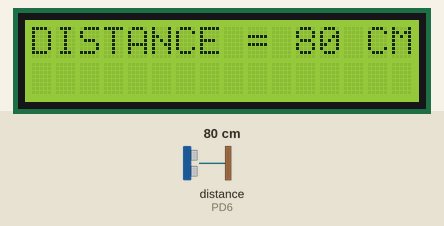
The program below on a simulated ATmega32, built with avr-gcc and emulated at 8 MHz. On the bench: 16×2 character LCD. Wiring (inferred from the names in the program): ultrasonic range finder: trigger PB5; echo PD6; character LCD (HD44780): RS PB0; R/W PB1; E PB2; data PA0, PA1, PA2, PA3, PA4, PA5, PA6, PA7. Inputs (shaded band) come from the test bench; at power-on: distance to the obstacle (sensor on PD6) 80 cm. The echo pulse lasts 58.3 µs per cm.

Above: at 1.2 s.
1.3 s: distance to the obstacle (sensor on PD6) set to 35 cm
At 1.4 s:
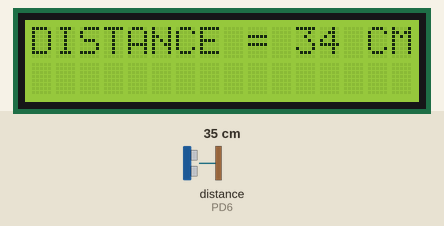
2.8 s: distance to the obstacle (sensor on PD6) set to 2 cm
At 3.6 s:
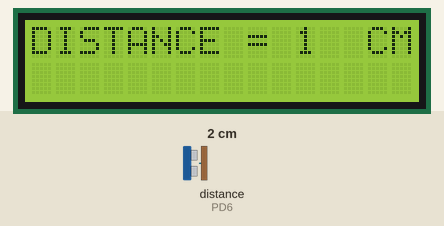
4.3 s: distance to the obstacle (sensor on PD6) set to 4 cm
At 5.8 s:
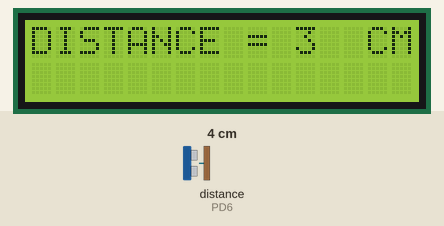
Timing chart, 0 to 7.3 s (numbered marks = the images above; inputs shaded):
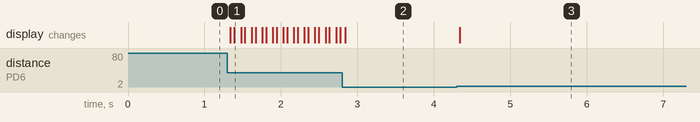

Measured:
- after the input at 1.3 s, the display: first changes at once (image 1 shows a later state)
- after the input at 2.8 s, the display: changes at once (image 2)
- after the input at 4.3 s, the display: changes at once (image 3)

The program:

main.c
```c
/*
 * Mini_Project_4.c
 *
 *  Created on: Oct 13, 2022
 *      Author: Mohamed
 */

#include "lcd.h"
#include "ultrasonic.h"
#include "common_macros.h"
#include <avr/io.h>

int main (void)
{
	register uint16 distance = 0;                /* Register variable for storing the measured distance */
	SET_BIT (SREG, 7);                           /* Set I_Bit */
	LCD_init();                                  /* Initialize LCD */
	Ultrasonic_init();      					 /* Initialize ultrasonic sensor */
	/* Print the fixed message on LCD */
	LCD_moveCursor(0,0);
	LCD_displayString("DISTANCE =    CM");

	for(;;)
	{
		distance = Ultrasonic_readDistance();    /* Read the value from ultrasonic sensor */
		/* Print the value of distance on LCD */
		LCD_moveCursor(0,11);
		if (distance < 10)
		{
		LCD_displayInteger((sint32) distance);
		LCD_sendData(' ');
		LCD_sendData(' ');
		}
		else if (distance < 100)
		{
			LCD_displayInteger((sint32) distance);
			LCD_sendData(' ');
		}
		else
		{
			LCD_displayInteger((sint32) distance);
		}
	}
}
```

icu.c
```c
 /******************************************************************************
 *
 * Module: ICU
 *
 * File Name: icu.c
 *
 * Description: Source file for the AVR ICU driver
 *
 * Author: Mohamed Tarek
 *
 *******************************************************************************/

#include "icu.h"
#include "common_macros.h" /* To use the macros like SET_BIT */
#include <avr/io.h> /* To use ICU/Timer1 Registers */
#include <avr/interrupt.h> /* For ICU ISR */

/*******************************************************************************
 *                           Global Variables                                  *
 *******************************************************************************/

/* Global variables to hold the address of the call back function in the application */
static volatile void (*g_callBackPtr)(void) = NULL_PTR;

/*******************************************************************************
 *                       Interrupt Service Routines                            *
 *******************************************************************************/

ISR(TIMER1_CAPT_vect)
{
	if(g_callBackPtr != NULL_PTR)
	{
		/* Call the Call Back function in the application after the edge is detected */
		(*g_callBackPtr)(); /* another method to call the function using pointer to function g_callBackPtr(); */
	}
}

/*******************************************************************************
 *                      Functions Definitions                                  *
 *******************************************************************************/
/*
 * Description : Function to initialize the ICU driver
 * 	1. Set the required clock.
 * 	2. Set the required edge detection.
 * 	3. Enable the Input Capture Interrupt.
 * 	4. Initialize Timer1 Registers
 */
void Icu_init(const Icu_ConfigType * Config_Ptr)
{
	/* Configure ICP1/PD6 as i/p pin */
	DDRD &= ~(1<<PD6);

	/* Timer1 always operates in Normal Mode */
	TCCR1A = (1<<FOC1A) | (1<<FOC1B);

	/*
	 * insert the required clock value in the first three bits (CS10, CS11 and CS12)
	 * of TCCR1B Register
	 */
	TCCR1B = (TCCR1B & 0xF8) | (Config_Ptr->clock);
	/*
     * insert the required edge type in ICES1 bit in TCCR1B Register
	 */
	TCCR1B = (TCCR1B & 0xBF) | ((Config_Ptr->edge)<<6);

	/* Initial Value for Timer1 */
	TCNT1 = 0;

	/* Initial Value for the input capture register */
	ICR1 = 0;

	/* Enable the Input Capture interrupt to generate an interrupt when edge is detected on ICP1/PD6 pin */
	TIMSK |= (1<<TICIE1);
}

/*
 * Description: Function to set the Call Back function address.
 */
void Icu_setCallBack(void(*a_ptr)(void))
{
	/* Save the address of the Call back function in a global variable */
	g_callBackPtr = a_ptr;
}

/*
 * Description: Function to set the required edge detection.
 */
void Icu_setEdgeDetectionType(const Icu_EdgeType a_edgeType)
{
	/*
	 * insert the required edge type in ICES1 bit in TCCR1B Register
	 */
	TCCR1B = (TCCR1B & 0xBF) | (a_edgeType<<6);
}

/*
 * Description: Function to get the Timer1 Value when the input is captured
 *              The value stored at Input Capture Register ICR1
 */
uint16 Icu_getInputCaptureValue(void)
{
	return ICR1;
}

/*
 * Description: Function to clear the Timer1 Value to start count from ZERO
 */
void Icu_clearTimerValue(void)
{
	TCNT1 = 0;
}

/*
 * Description: Function to disable the Timer1 to stop the ICU Driver
 */
void Icu_DeInit(void)
{
	/* Clear All Timer1 Registers */
	TCCR1A = 0;
	TCCR1B = 0;
	TCNT1 = 0;
	ICR1 = 0;

	/* Disable the Input Capture interrupt */
	TIMSK &= ~(1<<TICIE1);
}
```

icu.h
```c
 /******************************************************************************
 *
 * Module: ICU
 *
 * File Name: icu.h
 *
 * Description: Header file for the AVR ICU driver
 *
 * Author: Mohamed Tarek
 *
 *******************************************************************************/

#ifndef ICU_H_
#define ICU_H_

#include "std_types.h"

/*******************************************************************************
 *                         Types Declaration                                   *
 *******************************************************************************/
typedef enum
{
	NO_CLOCK,F_CPU_CLOCK,F_CPU_8,F_CPU_64,F_CPU_256,F_CPU_1024
}Icu_Clock;

typedef enum
{
	FALLING,RISING
}Icu_EdgeType;

typedef struct
{
	Icu_Clock clock;
	Icu_EdgeType edge;
}Icu_ConfigType;

/*******************************************************************************
 *                      Functions Prototypes                                   *
 *******************************************************************************/
/*
 * Description : Function to initialize the ICU driver
 * 	1. Set the required clock.
 * 	2. Set the required edge detection.
 * 	3. Enable the Input Capture Interrupt.
 * 	4. Initialize Timer1 Registers
 */
void Icu_init(const Icu_ConfigType * Config_Ptr);

/*
 * Description: Function to set the Call Back function address.
 */
void Icu_setCallBack(void(*a_ptr)(void));

/*
 * Description: Function to set the required edge detection.
 */
void Icu_setEdgeDetectionType(const Icu_EdgeType edgeType);

/*
 * Description: Function to get the Timer1 Value when the input is captured
 *              The value stored at Input Capture Register ICR1
 */
uint16 Icu_getInputCaptureValue(void);

/*
 * Description: Function to clear the Timer1 Value to start count from ZERO
 */
void Icu_clearTimerValue(void);

/*
 * Description: Function to disable the Timer1 to stop the ICU Driver
 */
void Icu_DeInit(void);

#endif /* ICU_H_ */
```

ultrasonic.c
```c
/******************************************************************************
 *
 * Module: ULTRASONIC
 *
 * File Name: ultrasonic.c
 *
 * Author: Mohamed Nasser
 *
 * Date Created: Oct 13, 2022
 *
 * Description: Source file for the ultrasonic Module driver
 *
 *******************************************************************************/

#include <util/delay.h>
#include "std_types.h"
#include "ultrasonic.h"
#include "icu.h"
#include "gpio.h"


uint8  g_counts = 0;
uint16 g_timerPeriodCounts = 0;

/*******************************************************************************
 *                     Private Functions Prototypes                            *
 *******************************************************************************/

/*
 * Description:
 * Send the Trigger pulse to the ultrasonic.
 */
static void Ultrasonic_Trigger(void);

/*
 * Description:
 * 1. This is the call back function called by the ICU driver.
 * 2. This is used to calculate the high time (pulse time) generated by the ultrasonic sensor.
 */
static void Ultrasonic_edgeProcessing(void);

/*******************************************************************************
 *                      Functions Definitions                                  *
 *******************************************************************************/

/*
 * Description:
 * 1. Initialize the ICU driver as required.
 * 2. Setup the ICU call back function.
 * 3. Setup the direction for the trigger pin as output pin through the GPIO driver.
 */
void Ultrasonic_init(void)
{
	Icu_ConfigType s_congiguration = {F_CPU_8, RISING};
	Icu_init (&s_congiguration);
	Icu_setCallBack (Ultrasonic_edgeProcessing);
	GPIO_setupPinDirection (ULTRASONIC_TRIG_PORT, ULTRASONIC_TRIG_PIN, PIN_OUTPUT);
	GPIO_writePin (ULTRASONIC_TRIG_PORT, ULTRASONIC_TRIG_PIN, LOGIC_LOW);
}

/*
 * Description:
 * Send the Trigger pulse to the ultrasonic.
 */
static void Ultrasonic_Trigger(void)
{
	GPIO_writePin (ULTRASONIC_TRIG_PORT, ULTRASONIC_TRIG_PIN, LOGIC_HIGH);
	_delay_us (11);
	GPIO_writePin (ULTRASONIC_TRIG_PORT, ULTRASONIC_TRIG_PIN, LOGIC_LOW);
}

/*
 * Description:
 * 1. Send the trigger pulse by using Ultrasonic_Trigger function.
 * 2. Start the measurements by the ICU from this moment.
 */
uint16 Ultrasonic_readDistance(void)
{
	uint16 distance = 0;
	Ultrasonic_Trigger();
	distance = (uint16)(g_timerPeriodCounts * 0.0174);
	return distance;
}

/*
 * Description:
 * 1. This is the call back function called by the ICU driver.
 * 2. This is used to calculate the high time (pulse time) generated by the ultrasonic sensor.
 */
static void Ultrasonic_edgeProcessing(void)
{
	g_counts++;
	switch (g_counts)
	{
	case 1:
		/*
		 * Clear the timer counter register to start measurements from the
		 * first detected rising edge
		 */
		Icu_clearTimerValue();
		/* Detect falling edge */
		Icu_setEdgeDetectionType(FALLING);
		break;

	case 2:
		/* Store the Period time value + High time value */
		g_timerPeriodCounts = Icu_getInputCaptureValue();
		/* Clear the timer counter register to start measurements again */
		Icu_clearTimerValue();
		/* Detect rising edge */
		Icu_setEdgeDetectionType(RISING);
		g_counts = 0;
	}
}
```

ultrasonic.h
```c
/******************************************************************************
 *
 * Module: ULTRASONIC
 *
 * File Name: ultrasonic.h
 *
 * Author: Mohamed Nasser
 *
 * Date Created: Oct 13, 2022
 *
 * Description: Header file for the ultrasonic Module driver
 *
 *******************************************************************************/

#ifndef ULTRASONIC_H_
#define ULTRASONIC_H_

#include "std_types.h"

/*******************************************************************************
 *                                Definitions                                  *
 *******************************************************************************/

/* Static Configurations */
#define ULTRASONIC_TRIG_PORT                PORTB_ID
#define ULTRASONIC_TRIG_PIN                 PIN5_ID

#define ULTRASONIC_ECHO_PORT                PORTD_ID
#define ULTRASONIC_ECHO_PIN                 PIN6_ID

/* Parameters Definitions */
#define ULTRASONIC_MIN_RANGE                2
#define ULTRASONIC_MAX_RANGE                400

/*******************************************************************************
 *                      Functions Prototypes                                   *
 *******************************************************************************/

/*
 * Description:
 * 1. Initialize the ICU driver as required.
 * 2. Setup the ICU call back function.
 * 3. Setup the direction for the trigger pin as output pin through the GPIO driver.
 */
void Ultrasonic_init(void);

/*
 * Description:
 * 1. Send the trigger pulse by using Ultrasonic_Trigger function.
 * 2. Start the measurements by the ICU from this moment.
 */
uint16 Ultrasonic_readDistance(void);

#endif /* ULTRASONIC_H_ */
```

lcd.h
```c
/******************************************************************************
 *
 * Module: LCD
 *
 * File Name: lcd.h
 *
 * Author: Mohamed Nasser
 *
 * Date Created: Sep 30, 2022
 *
 * Description: Header file for the LCD Module driver
 *
 *******************************************************************************/

#ifndef LCD_H_
#define LCD_H_

#include "std_types.h"

/*******************************************************************************
 *                                Definitions                                  *
 *******************************************************************************/

/* LCD_DATA_MODES */
#define LCD_BIT_MODE 8
#if (LCD_BIT_MODE != 8 && LCD_BIT_MODE != 4)
#error "The Bit Mode Is Wrong"
#endif

/* Static Configurations */
#define LCD_RS_PORT                          PORTB_ID
#define LCD_RS_PIN                           PIN0_ID

#define LCD_RW_PORT                          PORTB_ID
#define LCD_RW_PIN                           PIN1_ID

#define LCD_EN_PORT                          PORTB_ID
#define LCD_EN_PIN                           PIN2_ID

#define LCD_DATA_PORT                        PORTA_ID

#if (LCD_BIT_MODE == 4)
#define LCD_D4_PIN                           PIN3_ID
#define LCD_D5_PIN                           PIN4_ID
#define LCD_D6_PIN                           PIN5_ID
#define LCD_D7_PIN                           PIN6_ID
#endif

/* LCD_COMMANDS */
#define LCD_4BITS_INIT1                      0x33
#define LCD_4BITS_INIT2                      0x32
#define LCD_4BITS_MODE                       0x28
#define LCD_8BITS_MODE                       0x38
#define DISPLAY_ON_CURSOR_OFF                0x0C
#define CLEAR_DISPLAY                        0x01

/* LCD_MEMORIES */
#define FIRST_ROW_ADDRESS                    0x00
#define SECOND_ROW_ADDRESS                   0x40
#define THIRD_ROW_ADDRESS                    0x10
#define FOURTH_ROW_ADDRESS                   0x50
#define CGROM_ADDRESS                        0x40

/*******************************************************************************
 *                      Functions Prototypes                                   *
 *******************************************************************************/

/*
 * Description :
 * Initialize the LCD:
 * 1. Setup the LCD pins directions by use the GPIO driver.
 * 2. Setup the LCD Data Mode 4-bits or 8-bits.
 */
void LCD_init(void);

/*
 * Description :
 * Send the required command to the screen
 */
void LCD_sendCommand(uint8 command);

/*
 * Description :
 * Display the required character on the screen
 */
void LCD_sendData(uint8 data);

/*
 * Description :
 * Display the required string on the screen
 */
void LCD_displayString(char * ptr);

/*
 * Description :
 * Move the cursor to a specified row and column index on the screen
 */
void LCD_moveCursor(uint8 row, uint8 col);

/*
 * Description :
 * Send the clear screen command
 */
void LCD_clearScreen(void);

/*
 * Description :
 * Display the required decimal value on the screen
 */
void LCD_displayInteger(sint32 num);

/*
 * Description :
 * Create a specific character pattern in the CGROM
 */
void LCD_createCharacter(uint8 location, uint8* character);

#endif /* LCD_H_ */
```

common_macros.h
```c
 /******************************************************************************
 *
 * Module: Common - Macros
 *
 * File Name: Common_Macros.h
 *
 * Description: Commonly used Macros
 *
 * Author: Mohamed Nasser
 *
 *******************************************************************************/

#ifndef COMMON_MACROS
#define COMMON_MACROS

/* Set a certain bit in any register */
#define SET_BIT(REG,BIT) (REG|=(1<<BIT))

/* Clear a certain bit in any register */
#define CLEAR_BIT(REG,BIT) (REG&=(~(1<<BIT)))

/* Toggle a certain bit in any register */
#define TOGGLE_BIT(REG,BIT) (REG^=(1<<BIT))

/* Rotate right the register value with specific number of rotates */
#define ROR(REG,num) ( REG= (REG>>num) | (REG<<(8-num)) )

/* Rotate left the register value with specific number of rotates */
#define ROL(REG,num) ( REG= (REG<<num) | (REG>>(8-num)) )

/* Check if a specific bit is set in any register and return true if yes */
#define BIT_IS_SET(REG,BIT) ( REG & (1<<BIT) )

/* Check if a specific bit is cleared in any register and return true if yes */
#define BIT_IS_CLEAR(REG,BIT) ( !(REG & (1<<BIT)) )

/* Get a specific bit from a register or from a number */
#define GET_BIT(REG,BIT) ( ( REG & (1<<BIT) ) >> BIT )

#endif
```

std_types.h
```c
 /******************************************************************************
 *
 * Module: Common - Platform Types Abstraction
 *
 * File Name: std_types.h
 *
 * Description: types for AVR
 *
 * Author: Mohamed Nasser
 *
 *******************************************************************************/

#ifndef STD_TYPES_H_
#define STD_TYPES_H_

/* Boolean Data Type */
typedef unsigned char bool;

/* Boolean Values */
#ifndef FALSE
#define FALSE       (0u)
#endif
#ifndef TRUE
#define TRUE        (1u)
#endif

#define LOGIC_HIGH        (1u)
#define LOGIC_LOW         (0u)

#define NULL_PTR    ((void*)0)

typedef unsigned char         uint8;          /*           0 .. 255              */
typedef signed char           sint8;          /*        -128 .. +127             */
typedef unsigned short        uint16;         /*           0 .. 65535            */
typedef signed short          sint16;         /*      -32768 .. +32767           */
typedef unsigned long         uint32;         /*           0 .. 4294967295       */
typedef signed long           sint32;         /* -2147483648 .. +2147483647      */
typedef unsigned long long    uint64;         /*       0 .. 18446744073709551615  */
typedef signed long long      sint64;         /* -9223372036854775808 .. 9223372036854775807 */
typedef float                 float32;
typedef double                float64;

#endif /* STD_TYPE_H_ */
```

Source omitted: lcd.c (7196 bytes), gpio.c (6302 bytes), gpio.h (3585 bytes)
